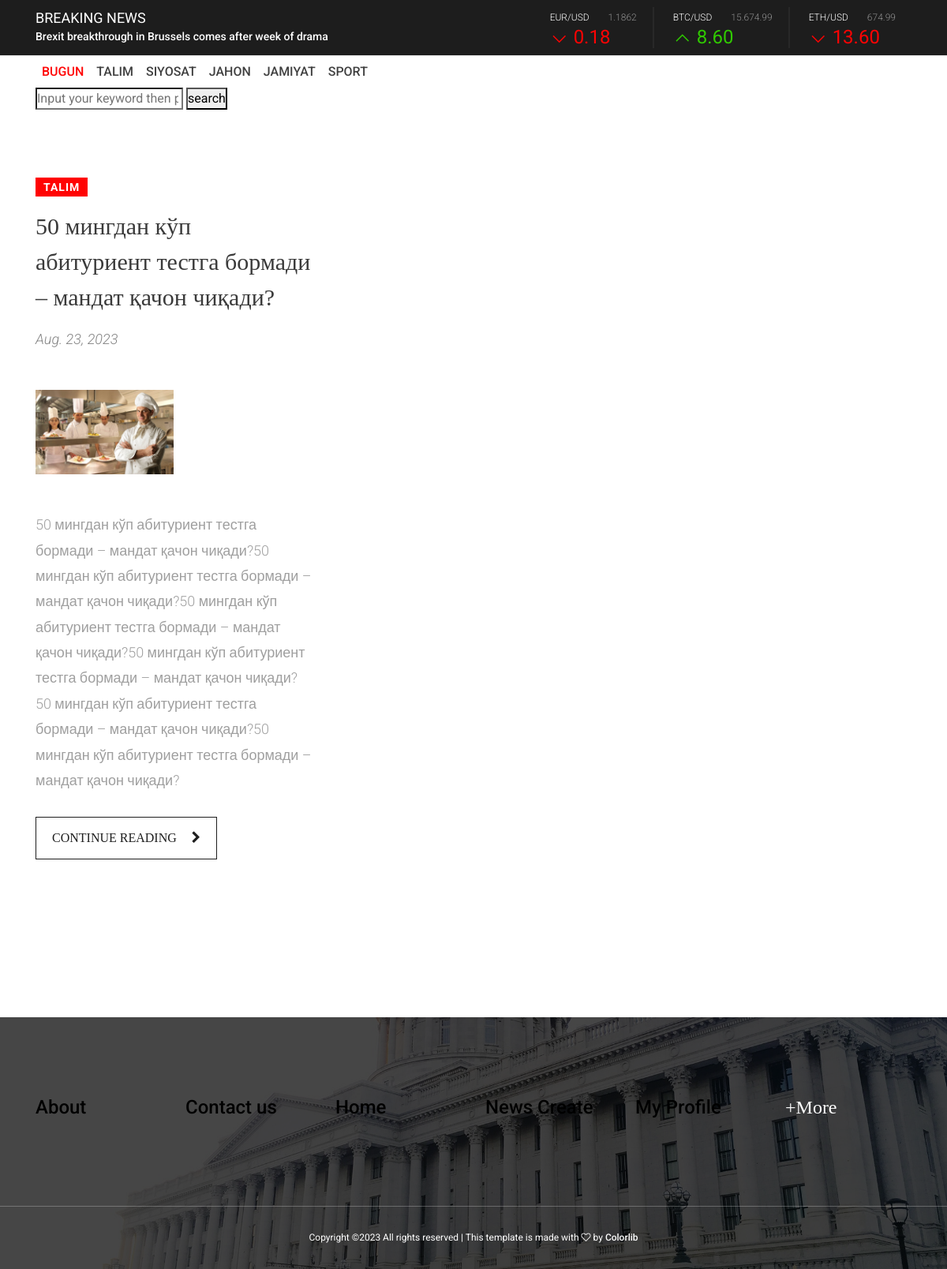
Page /category/1/ on the committed database.
### main/models.py (models this page shows, shortened)
class Category(models.Model):
    name = models.CharField(max_length=255)
    def __str__(self):
        return self.name

class News(models.Model):
    title = models.CharField(max_length=255)
    category = models.ForeignKey(Category, on_delete=models.CASCADE)
    text = models.TextField()
    img = models.ImageField(upload_to='news_photo/')
    date = models.DateField(auto_now=True)

### main/views.py (the view)
# urls.py: path('category/<int:pk>/', category_view, name="category_url"),
def category_view(request, pk):
    category = Category.objects.get(pk=pk)
    context = {
        'category_news' : News.objects.filter(category=category),
        'category': Category.objects.all(),
    }
    return render(request, 'catagory.html', context)

### templates/catagory.html
{% extends 'base.html' %}
{% block content %}
    <section class="catagory-welcome-post-area section_padding_100">
        <div class="container">
            <div class="row">
                {% for i in category_news %}
                <div class="col-12 col-md-4">
                    <div class="gazette-welcome-post">
                        <div class="gazette-post-tag">
                            <a href="{% url 'category_url' i.category.id %}">{{ i.category }}</a>
                        </div>
                        <h2 class="font-pt">{{ i.title }}</h2>
                        <p class="gazette-post-date">{{ i.date }}</p>
                        <div class="blog-post-thumbnail my-5">
                            <a href="{% url 'single_url' i.id %}"><img src="{{ i.img.url }}" alt="post-thumb"></a>
                        </div>
                        <p>{{ i.text }}</p>
                        <div class="post-continue-reading-share mt-30">
                            <div class="post-continue-btn">
                                <a href="{% url 'single_url' i.id %}" class="font-pt">Continue Reading <i class="fa fa-chevron-right" aria-hidden="true"></i></a>
                            </div>
                        </div>
                    </div>
                </div>
                {% endfor %}
            </div>
        </div>
    </section>
{% endblock %}

### templates/base.html (shortened to what this page needs)
{% load static %}
<!DOCTYPE html>
<html lang="en">
<head>
    <link rel="stylesheet" href="{% static 'css/core-style.css' %}">
    <link rel="stylesheet" href="{% static 'style.css' %}">
    <link href="{% static 'css/responsive.css' %}" rel="stylesheet">
</head>
<body>
    <header class="header-area">
        <div class="top-header">
            <div class="container h-100">
                <div class="row h-100 align-items-center">
                    <div class="col-12 col-md-6">
                        <div class="breaking-news-area">
                            <h5 class="breaking-news-title">Breaking news</h5>
                            <div id="breakingNewsTicker" class="ticker">
                                <ul>
                                    <li><a href="#">Brexit breakthrough in Brussels comes after week of drama</a></li>
                                </ul>
                            </div>
                        </div>
                    </div>
                    <div class="col-12 col-md-6">
                        <div class="stock-news-area">
                            <div id="stockNewsTicker" class="ticker">
                                <ul>
                                    <li>
                                        <div class="single-stock-report">
                                            <div class="stock-values">
                                                <span>eur/usd</span>
                                                <span>1.1862</span>
                                            </div>
                                            <div class="stock-index minus-index">
                                                <h4>0.18</h4>
                                            </div>
                                        </div>
                                        <div class="single-stock-report">
                                            <div class="stock-values">
                                                <span>BTC/usd</span>
                                                <span>15.674.99</span>
                                            </div>
                                            <div class="stock-index plus-index">
                                                <h4>8.60</h4>
                                            </div>
                                        </div>
                                        <div class="single-stock-report">
                                            <div class="stock-values">
                                                <span>ETH/usd</span>
                                                <span>674.99</span>
                                            </div>
                                            <div class="stock-index minus-index">
                                                <h4>13.60</h4>
                                            </div>
                                        </div>
                                    </li>
                                </ul>
                            </div>
                        </div>
                    </div>
                </div>
            </div>
        </div>
        <div class="bottom-header">
            <div class="container h-100">
                <div class="row h-100 align-items-center">
                    <div class="col-12">
                        <div class="main-menu">
                            <nav class="navbar navbar-expand-lg">
                                <div>
                                    <ul class="navbar-nav mr-auto">
                                        <li class="nav-item active">
                                            <a class="nav-link" href="#">Bugun</a>
                                        </li>
                                      {% for i in category %}
                                        <li class="nav-item">
                                            <a class="nav-link" href="{% url 'category_url' i.id %}">{{ i.name }}</a>
                                        </li>
                                      {% endfor %}
                                    </ul>
                                    <div >
                                        <form action="{% url 'search_url' %}">
                                            <input type="search" placeholder="Input your keyword then press enter..." name="search">
                                            <button type="submit">search</button>
                                        </form>
                                    </div>
                                </div>
                            </nav>
                        </div>
                    </div>
                </div>
            </div>
        </div>
    </header>
{% block content %}
{% endblock  %}
    <footer class="footer-area bg-img background-overlay" style="background-image: url(img/bg-img/4.jpg);">
        <div class="top-footer-area section_padding_100_70">
            <div class="container">
                <div class="row">
                    <div class="col-12 col-sm-6 col-md-4 col-lg-2">
                        <div class="single-footer-widget">
                            <div class="footer-widget-title">
                                <h4 class="font-pt"><a href="{% url 'about_url' %}">About</a></h4>
                            </div>
                        </div>
                    </div>
                    <div class="col-12 col-sm-6 col-md-4 col-lg-2">
                        <div class="single-footer-widget">
                            <div class="footer-widget-title">
                                <h4 class="font-pt"><a href="{% url 'contact_url' %}">Contact us</a></h4>
                            </div>
                        </div>
                    </div>
                    <div class="col-12 col-sm-6 col-md-4 col-lg-2">
                        <div class="single-footer-widget">
                            <div class="footer-widget-title">
                                <h4 class="font-pt"><a href="{% url 'index_url' %}">Home</a></h4>
                            </div>
                        </div>
                    </div>
                    <div class="col-12 col-sm-6 col-md-4 col-lg-2">
                        <div class="single-footer-widget">
                            <div class="footer-widget-title">
                                <h4 class="font-pt"><a href="{% url 'create_blog_url' %}">News Create</a></h4>
                            </div>
                        </div>
                    </div>
                    <div class="col-12 col-sm-6 col-md-4 col-lg-2">
                        <div class="single-footer-widget">
                            <div class="footer-widget-title">
                                <h4 class="font-pt"><a href="{% url 'profile_url' %}">My Profile</a></h4>
                            </div>
                        </div>
                    </div>
                    <div class="col-12 col-sm-6 col-md-4 col-lg-2">
                        <div class="single-footer-widget">
                            <div class="footer-widget-title">
                                <h4 class="font-pt">+More</h4>
                            </div>
                        </div>
                    </div>
                </div>
            </div>
        </div>
        <div class="bottom-footer-area">
            <div class="container h-100">
                <div class="row h-100 align-items-center justify-content-center">
                    <div class="col-12">
                        <div class="copywrite-text">
                            <p>
Copyright &copy;<script>document.write(new Date().getFullYear());</script> All rights reserved | This template is made with <i class="fa fa-heart-o" aria-hidden="true"></i> by <a href="https://colorlib.com" target="_blank">Colorlib</a>
</p>
                        </div>
                    </div>
                </div>
            </div>
        </div>
    </footer>
</body>
</html>

### rows in the picture
Category: name "TALIM"
Category: name "SIYOSAT"
Category: name "JAHON"
Category: name "JAMIYAT"
Category: name "SPORT"
News: category "TALIM", title "50 мингдан кўп абитуриент тестга бормади – мандат қачон чиқади?", date "Aug. 23, 2023", img (picture), text "50 мингдан кўп абитуриент тестга бормади – мандат қачон чиқади?50 мингдан кўп абитуриент тестга бормади – мандат қачон чиқади?50 мингдан кўп абитуриент тестга бормади – мандат қачон чиқади?50 мингдан кўп абитуриент тестга бормади – мандат қачон чиқади?50 мингдан кўп абитуриент тестга бормади – мандат қачон чиқади?50 мингдан кўп абитуриент тестга бормади – мандат қачон чиқади?"
